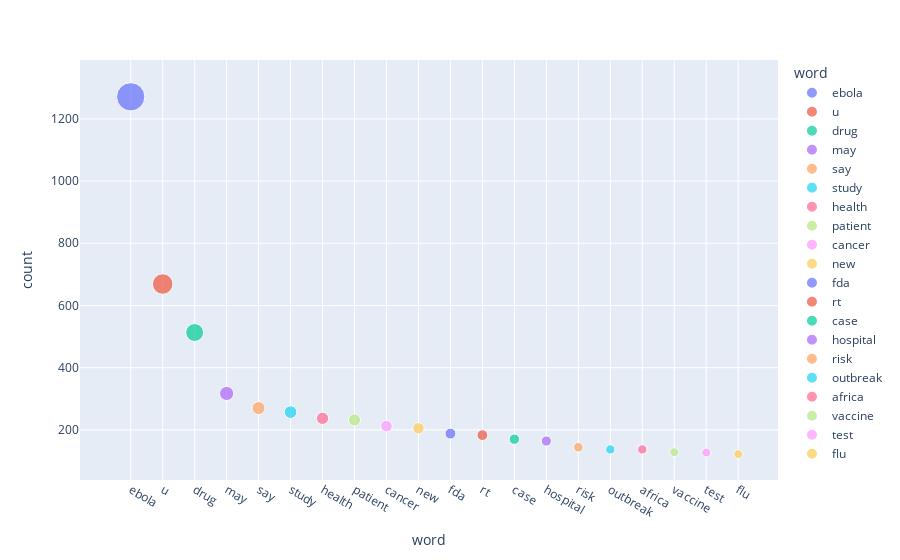

The notebook cell this image was saved under:
### Code cell
graph.show()

### Figure 1 — Plotly figure (JSON) as saved in the notebook; plotly's stock layout.template omitted (floating-point values rounded to 4 significant figures)
{"data": [{"hovertemplate": "<b>%{hovertext}</b><br><br>word=%{x}<br>count=%{marker.size}<extra></extra>", "hovertext": ["ebola"], "legendgroup": "ebola", "marker": {"color": "#636efa", "size": [1271], "sizemode": "area", "sizeref": 3.178, "symbol": "circle"}, "mode": "markers", "name": "ebola", "orientation": "v", "showlegend": true, "type": "scatter", "x": ["ebola"], "xaxis": "x", "y": [1271], "yaxis": "y"}, {"hovertemplate": "<b>%{hovertext}</b><br><br>word=%{x}<br>count=%{marker.size}<extra></extra>", "hovertext": ["u"], "legendgroup": "u", "marker": {"color": "#EF553B", "size": [669], "sizemode": "area", "sizeref": 3.178, "symbol": "circle"}, "mode": "markers", "name": "u", "orientation": "v", "showlegend": true, "type": "scatter", "x": ["u"], "xaxis": "x", "y": [669], "yaxis": "y"}, {"hovertemplate": "<b>%{hovertext}</b><br><br>word=%{x}<br>count=%{marker.size}<extra></extra>", "hovertext": ["drug"], "legendgroup": "drug", "marker": {"color": "#00cc96", "size": [513], "sizemode": "area", "sizeref": 3.178, "symbol": "circle"}, "mode": "markers", "name": "drug", "orientation": "v", "showlegend": true, "type": "scatter", "x": ["drug"], "xaxis": "x", "y": [513], "yaxis": "y"}, {"hovertemplate": "<b>%{hovertext}</b><br><br>word=%{x}<br>count=%{marker.size}<extra></extra>", "hovertext": ["may"], "legendgroup": "may", "marker": {"color": "#ab63fa", "size": [317], "sizemode": "area", "sizeref": 3.178, "symbol": "circle"}, "mode": "markers", "name": "may", "orientation": "v", "showlegend": true, "type": "scatter", "x": ["may"], "xaxis": "x", "y": [317], "yaxis": "y"}, {"hovertemplate": "<b>%{hovertext}</b><br><br>word=%{x}<br>count=%{marker.size}<extra></extra>", "hovertext": ["say"], "legendgroup": "say", "marker": {"color": "#FFA15A", "size": [270], "sizemode": "area", "sizeref": 3.178, "symbol": "circle"}, "mode": "markers", "name": "say", "orientation": "v", "showlegend": true, "type": "scatter", "x": ["say"], "xaxis": "x", "y": [270], "yaxis": "y"}, {"hovertemplate": "<b>%{hovertext}</b><br><br>word=%{x}<br>count=%{marker.size}<extra></extra>", "hovertext": ["study"], "legendgroup": "study", "marker": {"color": "#19d3f3", "size": [257], "sizemode": "area", "sizeref": 3.178, "symbol": "circle"}, "mode": "markers", "name": "study", "orientation": "v", "showlegend": true, "type": "scatter", "x": ["study"], "xaxis": "x", "y": [257], "yaxis": "y"}, {"hovertemplate": "<b>%{hovertext}</b><br><br>word=%{x}<br>count=%{marker.size}<extra></extra>", "hovertext": ["health"], "legendgroup": "health", "marker": {"color": "#FF6692", "size": [237], "sizemode": "area", "sizeref": 3.178, "symbol": "circle"}, "mode": "markers", "name": "health", "orientation": "v", "showlegend": true, "type": "scatter", "x": ["health"], "xaxis": "x", "y": [237], "yaxis": "y"}, {"hovertemplate": "<b>%{hovertext}</b><br><br>word=%{x}<br>count=%{marker.size}<extra></extra>", "hovertext": ["patient"], "legendgroup": "patient", "marker": {"color": "#B6E880", "size": [232], "sizemode": "area", "sizeref": 3.178, "symbol": "circle"}, "mode": "markers", "name": "patient", "orientation": "v", "showlegend": true, "type": "scatter", "x": ["patient"], "xaxis": "x", "y": [232], "yaxis": "y"}, {"hovertemplate": "<b>%{hovertext}</b><br><br>word=%{x}<br>count=%{marker.size}<extra></extra>", "hovertext": ["cancer"], "legendgroup": "cancer", "marker": {"color": "#FF97FF", "size": [212], "sizemode": "area", "sizeref": 3.178, "symbol": "circle"}, "mode": "markers", "name": "cancer", "orientation": "v", "showlegend": true, "type": "scatter", "x": ["cancer"], "xaxis": "x", "y": [212], "yaxis": "y"}, {"hovertemplate": "<b>%{hovertext}</b><br><br>word=%{x}<br>count=%{marker.size}<extra></extra>", "hovertext": ["new"], "legendgroup": "new", "marker": {"color": "#FECB52", "size": [205], "sizemode": "area", "sizeref": 3.178, "symbol": "circle"}, "mode": "markers", "name": "new", "orientation": "v", "showlegend": true, "type": "scatter", "x": ["new"], "xaxis": "x", "y": [205], "yaxis": "y"}, {"hovertemplate": "<b>%{hovertext}</b><br><br>word=%{x}<br>count=%{marker.size}<extra></extra>", "hovertext": ["fda"], "legendgroup": "fda", "marker": {"color": "#636efa", "size": [188], "sizemode": "area", "sizeref": 3.178, "symbol": "circle"}, "mode": "markers", "name": "fda", "orientation": "v", "showlegend": true, "type": "scatter", "x": ["fda"], "xaxis": "x", "y": [188], "yaxis": "y"}, {"hovertemplate": "<b>%{hovertext}</b><br><br>word=%{x}<br>count=%{marker.size}<extra></extra>", "hovertext": ["rt"], "legendgroup": "rt", "marker": {"color": "#EF553B", "size": [183], "sizemode": "area", "sizeref": 3.178, "symbol": "circle"}, "mode": "markers", "name": "rt", "orientation": "v", "showlegend": true, "type": "scatter", "x": ["rt"], "xaxis": "x", "y": [183], "yaxis": "y"}, {"hovertemplate": "<b>%{hovertext}</b><br><br>word=%{x}<br>count=%{marker.size}<extra></extra>", "hovertext": ["case"], "legendgroup": "case", "marker": {"color": "#00cc96", "size": [170], "sizemode": "area", "sizeref": 3.178, "symbol": "circle"}, "mode": "markers", "name": "case", "orientation": "v", "showlegend": true, "type": "scatter", "x": ["case"], "xaxis": "x", "y": [170], "yaxis": "y"}, {"hovertemplate": "<b>%{hovertext}</b><br><br>word=%{x}<br>count=%{marker.size}<extra></extra>", "hovertext": ["hospital"], "legendgroup": "hospital", "marker": {"color": "#ab63fa", "size": [164], "sizemode": "area", "sizeref": 3.178, "symbol": "circle"}, "mode": "markers", "name": "hospital", "orientation": "v", "showlegend": true, "type": "scatter", "x": ["hospital"], "xaxis": "x", "y": [164], "yaxis": "y"}, {"hovertemplate": "<b>%{hovertext}</b><br><br>word=%{x}<br>count=%{marker.size}<extra></extra>", "hovertext": ["risk"], "legendgroup": "risk", "marker": {"color": "#FFA15A", "size": [144], "sizemode": "area", "sizeref": 3.178, "symbol": "circle"}, "mode": "markers", "name": "risk", "orientation": "v", "showlegend": true, "type": "scatter", "x": ["risk"], "xaxis": "x", "y": [144], "yaxis": "y"}, {"hovertemplate": "<b>%{hovertext}</b><br><br>word=%{x}<br>count=%{marker.size}<extra></extra>", "hovertext": ["outbreak"], "legendgroup": "outbreak", "marker": {"color": "#19d3f3", "size": [137], "sizemode": "area", "sizeref": 3.178, "symbol": "circle"}, "mode": "markers", "name": "outbreak", "orientation": "v", "showlegend": true, "type": "scatter", "x": ["outbreak"], "xaxis": "x", "y": [137], "yaxis": "y"}, {"hovertemplate": "<b>%{hovertext}</b><br><br>word=%{x}<br>count=%{marker.size}<extra></extra>", "hovertext": ["africa"], "legendgroup": "africa", "marker": {"color": "#FF6692", "size": [137], "sizemode": "area", "sizeref": 3.178, "symbol": "circle"}, "mode": "markers", "name": "africa", "orientation": "v", "showlegend": true, "type": "scatter", "x": ["africa"], "xaxis": "x", "y": [137], "yaxis": "y"}, {"hovertemplate": "<b>%{hovertext}</b><br><br>word=%{x}<br>count=%{marker.size}<extra></extra>", "hovertext": ["vaccine"], "legendgroup": "vaccine", "marker": {"color": "#B6E880", "size": [128], "sizemode": "area", "sizeref": 3.178, "symbol": "circle"}, "mode": "markers", "name": "vaccine", "orientation": "v", "showlegend": true, "type": "scatter", "x": ["vaccine"], "xaxis": "x", "y": [128], "yaxis": "y"}, {"hovertemplate": "<b>%{hovertext}</b><br><br>word=%{x}<br>count=%{marker.size}<extra></extra>", "hovertext": ["test"], "legendgroup": "test", "marker": {"color": "#FF97FF", "size": [127], "sizemode": "area", "sizeref": 3.178, "symbol": "circle"}, "mode": "markers", "name": "test", "orientation": "v", "showlegend": true, "type": "scatter", "x": ["test"], "xaxis": "x", "y": [127], "yaxis": "y"}, {"hovertemplate": "<b>%{hovertext}</b><br><br>word=%{x}<br>count=%{marker.size}<extra></extra>", "hovertext": ["flu"], "legendgroup": "flu", "marker": {"color": "#FECB52", "size": [122], "sizemode": "area", "sizeref": 3.178, "symbol": "circle"}, "mode": "markers", "name": "flu", "orientation": "v", "showlegend": true, "type": "scatter", "x": ["flu"], "xaxis": "x", "y": [122], "yaxis": "y"}], "layout": {"legend": {"itemsizing": "constant", "title": {"text": "word"}, "tracegroupgap": 0}, "margin": {"t": 60}, "xaxis": {"anchor": "y", "categoryarray": ["ebola", "u", "drug", "may", "say", "study", "health", "patient", "cancer", "new", "fda", "rt", "case", "hospital", "risk", "outbreak", "africa", "vaccine", "test", "flu"], "categoryorder": "array", "domain": [0, 1], "title": {"text": "word"}}, "yaxis": {"anchor": "x", "domain": [0, 1], "title": {"text": "count"}}}}
